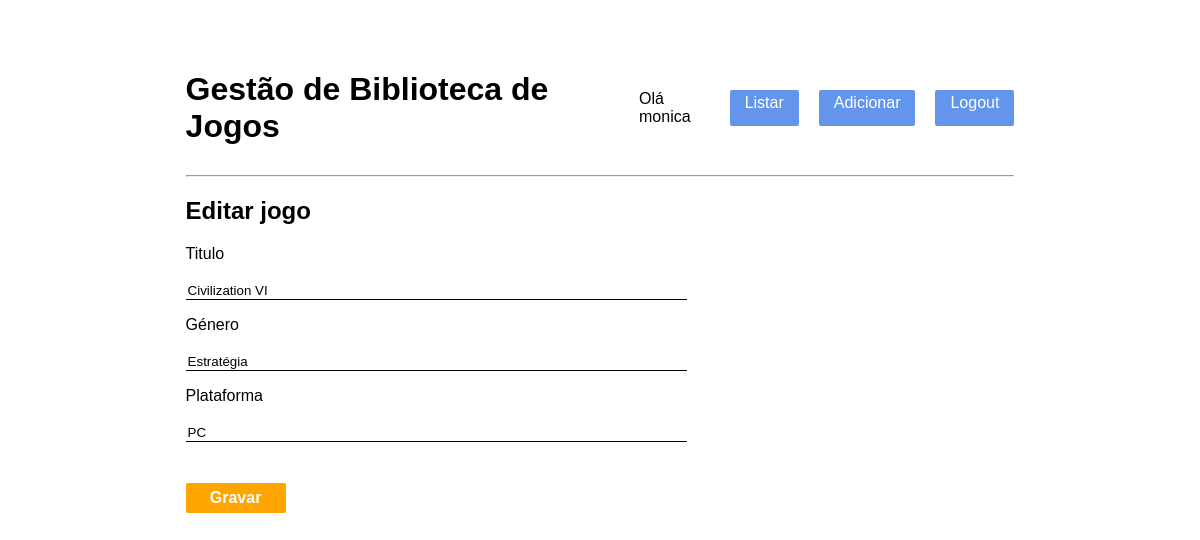
Screenshot of /jogos/editar/3 (signed in) with the database file from the repository.
### models.py (models this page shows, shortened)
class Utilizador(db.Model, UserMixin):
    id = db.Column(db.Integer, primary_key=True)
    username = db.Column(db.String(100), unique=True, nullable=False)
    password_hash = db.Column(db.String(200), nullable=False)

class Jogo(db.Model):
    id = db.Column(db.Integer, primary_key=True)
    titulo = db.Column(db.String(200), nullable=False)
    genero = db.Column(db.String(50), nullable=False)
    plataforma = db.Column(db.String(50), nullable=False)

### app.py (the view)
@app.route('/jogos/editar/<int:id>', methods=['GET', 'POST'])
@login_required
def editar(id):
    jogo = Jogo.query.get_or_404(id)
    form = JogoForm(obj=jogo)
    if form.validate_on_submit():
        form.populate_obj(jogo)
        db.session.commit()
        return redirect(url_for('listar'))
    return render_template('editar.html', form=form)

### forms.py
class JogoForm(FlaskForm):
    titulo = StringField('Titulo', validators=[DataRequired()])
    genero = StringField('Género', validators=[DataRequired()])
    plataforma = StringField('Plataforma', validators=[DataRequired()])
    submeter = SubmitField('Gravar')

### app.py (called while the page is built)
@login_manager.user_loader
def load_user(user_id):
    return Utilizador.query.get(int(user_id))

@app.before_request
def criar_bd():
    db.create_all()

### templates/editar.html (shortened to what this page needs)
{% extends 'base.html' %}
{% block conteudo %}
    <h2>Editar jogo</h2>
    <form class="form-editar" action="" method="POST">
        <p>
            {{ form.titulo.label }} <br>
            {{ form.titulo(size=40) }} <br>
        </p>
        <p>
            {{ form.genero.label }} <br>
            {{ form.genero(size=40) }} <br>
        </p>
        <p>
            {{ form.plataforma.label }} <br>
            {{ form.plataforma(size=40) }} <br>
        </p>
        <p>{{ form.submeter() }}</p>
    </form>
{% endblock %}

### templates/base.html (shortened to what this page needs)
<!DOCTYPE html>
<html lang="pt">
<head>
    <link rel="stylesheet" href="{{url_for('static', filename='css/styles.css')}}">
    <link rel="stylesheet" href="https://cdnjs.cloudflare.com/ajax/libs/font-awesome/6.7.2/css/all.min.css" />
</head>
<body>
    <div class="container">
        <div class="header">
            <h1>Gestão de Biblioteca de Jogos</h1>
            <div class="nav">
                {% if current_user.is_authenticated %}
                Olá {{ current_user.username }}
                    <a href="{{ url_for('listar')}}">Listar</a>
                    <a href="{{ url_for('adicionar')}}">Adicionar</a>
                    <a href="{{ url_for('logout')}}">Logout</a>
                {% else %}
                    <a href="{{ url_for('login')}}">Login</a>
                    <a href="{{ url_for('registo')}}">Registo</a>
                {% endif %}
            </div>
        </div>
        <hr>
        {% block conteudo %}{% endblock %}
    </div>
</body>
</html>

### static/css/styles.css (style rules this page uses)
.container { width: 70%; margin: 50px auto; font-family: Arial, Helvetica, sans-serif; }
.header { display: flex; align-items: center; justify-content: space-between; }
.nav { display: flex; gap: 20px; }
.nav a { text-decoration: none; background-color: cornflowerblue; padding: 4px 15px; color: white; border-radius: 2px; }
input[type="text"], input[type="number"] { width: 300px; }
.form-adicionar, .form-editar { width: 60%; }
.form-adicionar label, .form-editar label { display: block; text-align: left; }
.form-adicionar input, .form-editar input { width: 100%; border: none; border-bottom: 1px solid black; outline: none; }
.form-adicionar input[type="submit"], .form-editar input[type="submit"] { width: 100px; margin-top: 25px; background-color: orange; color: white; padding: 6px 15px; border: none; font-weight: bold; border-radius: 2px; font-size: 16px; }

### rows the page displays
Utilizador: username "monica"
Jogo: titulo "Civilization VI", genero "Estratégia", plataforma "PC"
